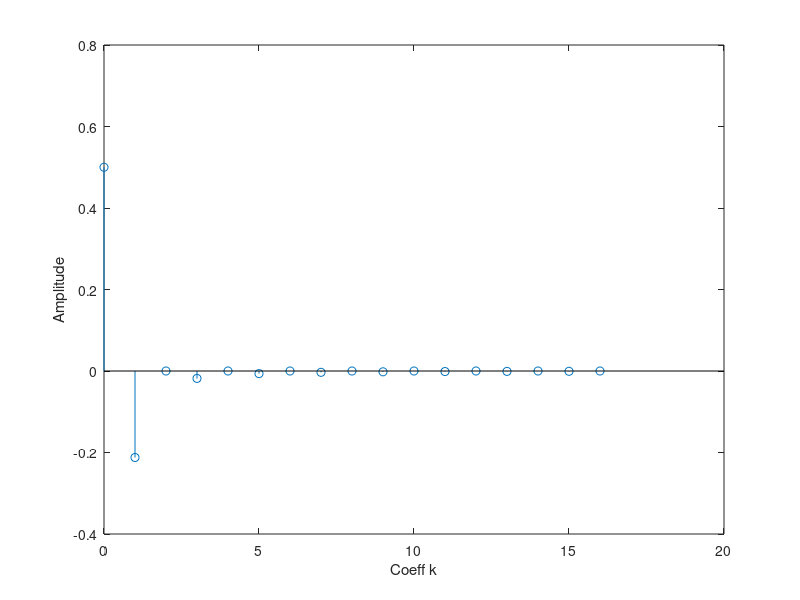
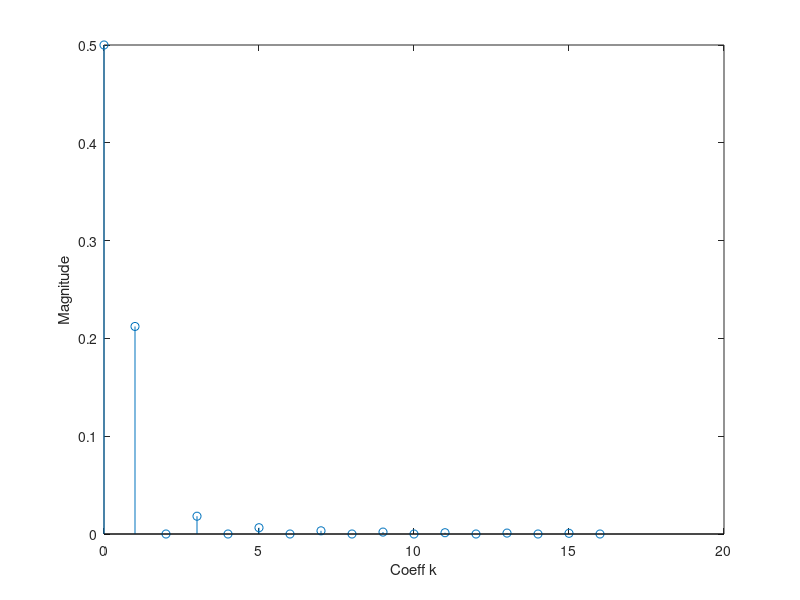
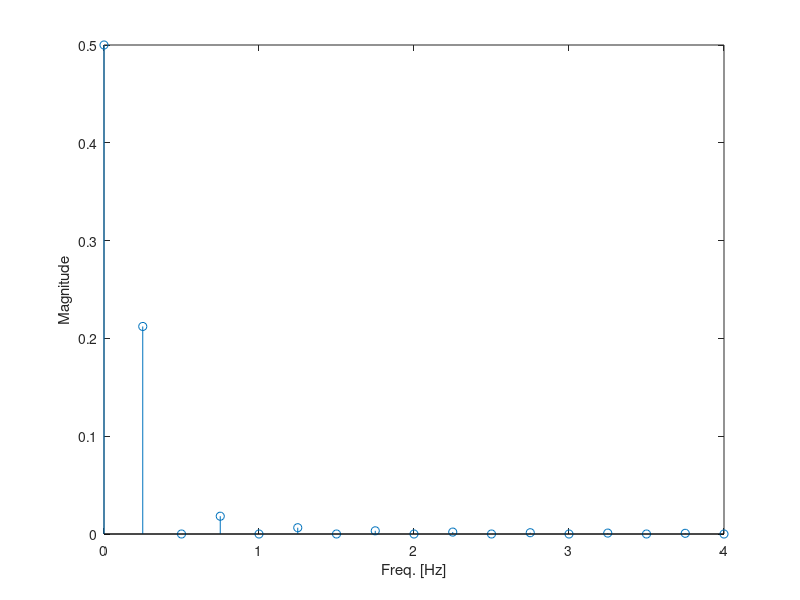

Write MATLAB code to recreate these figures, in order.
%Skriptet demostrerar hur man plottar koefficienterna ak från
%Fourier Serier Analysen med hjälp av stem().
%I detta fall gäller koefficienterna för en fyrkantsvåg
%OBS! Bara origo och den högra sidan av spektrummet beräknas och plottas.
close all
clear
clc

N=16; %Val av antal Koefficienter vi vill plotta
T0=4; %periodtiden för den periodiska signalen

ak=zeros(1,N);
for k=1:2:N
    ak(k)=2 / (pi * (1 - (4 * (k^2))))
end
ak=[0.5 ak]; %lägg till a

%Här plottas koefficienterna med tecknet bevarad
stem(0:N,ak)
xlabel('Coeff k');
ylabel('Amplitude');

%Här plottas absolutbellopet för koefficienterna
figure
stem(0:N,abs(ak))
xlabel('Coeff k');
ylabel('Magnitude');

%Här plottas absolutbellopet, samt omräknad k ordningen till frekvens
figure
stem((0:N)*(1/T0),abs(ak))
xlabel('Freq. [Hz]');
ylabel('Magnitude');

